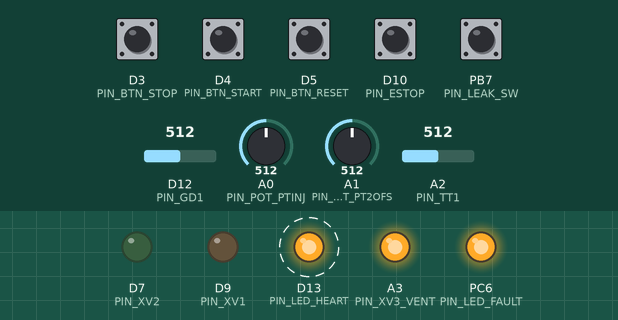
Bench run of a sketch on a simulated STM32 Nucleo. Shown: output pins drawn as LEDs (lit = HIGH). Dashed ring = blinking. Inputs (shaded band) come from the test bench; at power-on: D3 (PIN_BTN_STOP), D4 (PIN_BTN_START), D5 (PIN_BTN_RESET), D10 (PIN_ESTOP), PB7 (PIN_LEAK_SW) HIGH, A1 (PIN_POT_PT2OFS) = 512, A2 (PIN_TT1) = 512, D12 (PIN_GD1) = 512, A0 (PIN_POT_PTINJ) = 512 (analog values on the 0–1023 scale). What the sketch prints to the serial monitor is not drawn.

Above: at 3.4 s.
3.5 s: A1 (PIN_POT_PT2OFS) set to 478
5.5 s: A1 (PIN_POT_PT2OFS) set to 446
7.5 s: A2 (PIN_TT1) set to 492
9.5 s: D12 (PIN_GD1) set to 365
11.5 s: D12 (PIN_GD1) set to 348
Timing chart, 0 to 14.5 s (numbered marks = the images above; inputs shaded):
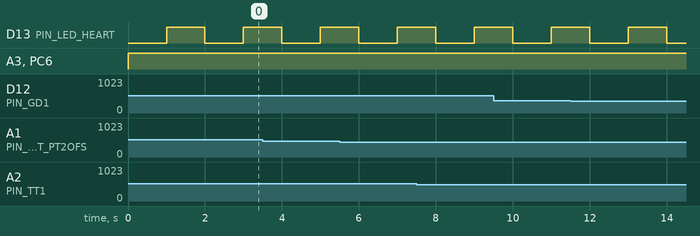

The sketch:

sketch.ino
```cpp
// ===== H2 dispenser controller - Step 4: fueling sequence on a simulated car (v2: next-car fix, command log) =====
#include "sensor_420.h"
#include "redundancy.h"
#include "rate_check.h"
#include "faults.h"
#include "safety.h"
#include "tank_model.h"
#include "fueling.h"

// ---- inputs ----
#define PIN_POT_PTINJ  PA0     // CHANGED: pressure-sensor fault injection (zones)
#define PIN_POT_PT2OFS PA1     // CHANGED: PT2 drift, centre = 0, +/-20 MPa
#define PIN_TT1        PA4     // pre-cooler outlet gas temperature (4-20 mA)
#define PIN_GD1        PA6     // gas detector (4-20 mA)
#define PIN_BTN_RESET  PB4
#define PIN_BTN_START  PB5
#define PIN_BTN_STOP   PB3     // also: in IDLE, STOP = "next car" (new empty tank)
#define PIN_ESTOP      PB6
#define PIN_LEAK_SW    PB7     // NEW: slide switch, injects a hose leak
// ---- outputs ----
#define PIN_LED_FAULT  PC6
#define PIN_XV1        PC7
#define PIN_XV2        PA8
#define PIN_XV3_VENT   PB0
#define PIN_LED_HEART  PA5

Sensor sensors[] = {
  { "PT1", "MPa",  0,   0.0f, 100.0f },   // pin 0: counts now come from the model
  { "PT2", "MPa",  0,   0.0f, 100.0f },
  { "TT1", "C",    PIN_TT1, -50.0f, 100.0f },
  { "GD1", "%LEL", PIN_GD1,   0.0f, 100.0f },
};
SensorPair pressure = { "P", &sensors[0], &sensors[1], 2.0f, 500 };
RateCheck rates[] = {
  { &sensors[0], 20.0f, 100 },
  { &sensors[1], 20.0f, 100 },
  { &sensors[2],  5.0f, 100 },
};

const float P_TRIP = 87.5f, P_CLEAR = 85.0f;
const float TANK_T_TRIP = 85.0f, TANK_T_CLEAR = 80.0f;
const float PRECOOL_MAX_C = -33.0f;          // start only with gas at or below this
const float GAS_WARN_LEL = 10.0f, GAS_ALARM_LEL = 25.0f, GAS_HYST = 2.0f;
bool opActive = false, tankTActive = false, gasWarnActive = false, gasAlarmActive = false;

Safety   safety;
Tank     tank;
Fueling  fuel;
uint32_t faults = 0, lastFaults = 0;
const uint32_t SAMPLE_MS = 10, PRINT_MS = 1000;
uint32_t lastSample = 0, lastPrint = 0;
bool lastReset = false, lastStart = false, lastStop = false;
bool leakLatched = false, noRiseLatched = false;

// ---------- E-stop interrupt (unchanged from 3b) ----------
volatile bool     estopTripped = false;
volatile uint32_t estopAtUs    = 0;
void estopISR() {
  digitalWrite(PIN_XV1, LOW); digitalWrite(PIN_XV2, LOW); digitalWrite(PIN_XV3_VENT, HIGH);
  if (!estopTripped) estopAtUs = micros();
  estopTripped = true;
}
void writeOutputs(const Valves& v) {
  noInterrupts();
  if (estopTripped) { digitalWrite(PIN_XV1, LOW); digitalWrite(PIN_XV2, LOW); digitalWrite(PIN_XV3_VENT, HIGH); }
  else { digitalWrite(PIN_XV1, v.xv1Supply); digitalWrite(PIN_XV2, v.xv2Dispense); digitalWrite(PIN_XV3_VENT, !v.xv3VentClosed); }
  interrupts();
}

// ---------- NEW: simulated pressure transmitters (model -> mA -> counts) ----------
uint16_t pressureToCounts(float mpa) {
  float ma = 4.0f + 16.0f * mpa / 100.0f;
  float c = ma * SHUNT_OHMS / 1000.0f / ADC_VREF * ADC_MAX;
  return (uint16_t)(c < 0 ? 0 : (c > 4095 ? 4095 : c));
}

uint16_t pt1Frozen = 0, pt2Frozen = 0;
void readPressureSensors() {
  int inj = analogRead(PIN_POT_PTINJ);              // fault injection zones
  float ofs = (analogRead(PIN_POT_PT2OFS) - 2048) / 2048.0f * 20.0f;
  if (ofs > -1.5f && ofs < 1.5f) ofs = 0;          // dead band around centre
  uint16_t c1 = pressureToCounts(tank.P);
  uint16_t c2 = pressureToCounts(tank.P + ofs);
  if (inj < 410)       c1 = 0;                      // zone A: PT1 cable cut
  else if (inj < 1638) { pt1Frozen = c1; pt2Frozen = c2; }   // zone B: healthy
  else if (inj < 2867) { c1 = pt1Frozen; pt2Frozen = c2; }   // zone C: PT1 stuck
  else                 { c1 = pt1Frozen; c2 = pt2Frozen; }   // zone D: BOTH stuck
  sensorUpdate(sensors[0], c1);
  sensorUpdate(sensors[1], c2);
}

bool hyst(bool& active, float value, float trip, float clear) {
  if (!active && value >= trip)  active = true;
  if (active  && value <  clear) active = false;
  return active;
}

uint32_t collectFaults() {
  uint32_t f = 0;
  if (!usable(sensors[0])) f |= FLT_PT1_WIRING;
  if (!usable(sensors[1])) f |= FLT_PT2_WIRING;
  if (!usable(sensors[2])) f |= FLT_TT1_WIRING;
  if (!usable(sensors[3])) f |= FLT_GD1_WIRING;
  if (pressure.state == PAIR_DEGRADED) f |= FLT_P_DEGRADED;
  if (pressure.state == PAIR_DISAGREE) f |= FLT_P_DISAGREE;
  if (pressure.state == PAIR_LOST || pressure.state == PAIR_INIT) f |= FLT_P_LOST;
  if (rates[0].fault) f |= FLT_PT1_RATE;
  if (rates[1].fault) f |= FLT_PT2_RATE;
  if (rates[2].fault) f |= FLT_TT1_RATE;
  if (pressure.state != PAIR_LOST && pressure.state != PAIR_INIT)
    if (hyst(opActive, pressure.value, P_TRIP, P_CLEAR)) f |= FLT_OVERPRESSURE;
  // tank temperature: on a real car it is sent by the vehicle (IR link, SAE J2799)
  if (hyst(tankTActive, tank.T - 273.15f, TANK_T_TRIP, TANK_T_CLEAR)) f |= FLT_TANK_OVERTEMP;
  if (usable(sensors[2]) && sensors[2].value > PRECOOL_MAX_C) f |= FLT_PRECOOL;
  if (usable(sensors[3])) {
    if (hyst(gasWarnActive,  sensors[3].value, GAS_WARN_LEL,  GAS_WARN_LEL  - GAS_HYST)) f |= FLT_GAS_WARN;
    if (hyst(gasAlarmActive, sensors[3].value, GAS_ALARM_LEL, GAS_ALARM_LEL - GAS_HYST)) f |= FLT_GAS_ALARM;
  }
  if (estopTripped || digitalRead(PIN_ESTOP) == HIGH) f |= FLT_ESTOP;
  if (leakLatched)   f |= FLT_LEAK;
  if (noRiseLatched) f |= FLT_NO_RISE;
  return f;
}

void logTime(uint32_t now) { Serial.print('['); Serial.print(now); Serial.print(" ms] "); }

void logFaultChanges(uint32_t now, uint32_t oldF, uint32_t newF) {
  uint32_t changed = oldF ^ newF;
  for (int b = 0; b < N_FAULT_BITS; b++) {
    if (!(changed & (1u << b))) continue;
    logTime(now);
    Serial.print((newF & (1u << b)) ? "FAULT+ " : "FAULT- ");
    Serial.print(faultName(b));
    if (newF & (1u << b)) { Serial.print("  -> "); Serial.print(actionName(faultAction(1u << b))); }
    Serial.println();
  }
}

void printReasons(uint32_t f, Action minAct) {
  for (int b = 0; b < N_FAULT_BITS; b++)
    if ((f & (1u << b)) && faultAction(1u << b) >= minAct) { Serial.print(' '); Serial.print(faultName(b)); }
  Serial.println();
}

bool pressedEdge(uint32_t pin, bool& last) {
  bool now = digitalRead(pin) == LOW;
  bool edge = now && !last;
  last = now;
  return edge;
}

void setup() {
  Serial.begin(115200);
  analogReadResolution(12);
  pinMode(PIN_BTN_RESET, INPUT_PULLUP);
  pinMode(PIN_BTN_START, INPUT_PULLUP);
  pinMode(PIN_BTN_STOP,  INPUT_PULLUP);
  pinMode(PIN_ESTOP,     INPUT_PULLUP);
  pinMode(PIN_LEAK_SW,   INPUT_PULLUP);
  pinMode(PIN_LED_FAULT, OUTPUT);
  pinMode(PIN_XV1, OUTPUT); pinMode(PIN_XV2, OUTPUT); pinMode(PIN_XV3_VENT, OUTPUT);
  pinMode(PIN_LED_HEART, OUTPUT);
  safetyInit(safety);
  tankReset(tank);
  attachInterrupt(digitalPinToInterrupt(PIN_ESTOP), estopISR, RISING);
  if (digitalRead(PIN_ESTOP) == HIGH) estopTripped = true;
  Serial.println("H2 dispenser - Step 4: fueling sequence");
}

void loop() {
  uint32_t now = millis();

  if (now - lastSample >= SAMPLE_MS) {
    lastSample += SAMPLE_MS;
    const float dt = SAMPLE_MS / 1000.0f;

    // 1. measure
    readPressureSensors();
    sensorUpdate(sensors[2], (uint16_t)analogRead(PIN_TT1));
    sensorUpdate(sensors[3], (uint16_t)analogRead(PIN_GD1));
    pairUpdate(pressure, now);
    for (int i = 0; i < 3; i++) rateUpdate(rates[i], now);

    // 2. operator
    bool start = pressedEdge(PIN_BTN_START, lastStart);
    bool stop  = pressedEdge(PIN_BTN_STOP,  lastStop);
    bool reset = pressedEdge(PIN_BTN_RESET, lastReset);
    if (stop)  { logTime(now); Serial.println("STOP pressed"); }      // NEW: log every command
    if (start) { logTime(now); Serial.println("START pressed"); }
    if (reset) {
      logTime(now); Serial.println("RESET pressed");
      pairReset(pressure);
      for (int i = 0; i < 3; i++) rateReset(rates[i]);
      if (estopTripped && digitalRead(PIN_ESTOP) == LOW) estopTripped = false;
      leakLatched = false; noRiseLatched = false;
    }
    if (stop && safety.state == DS_IDLE) {
      tankReset(tank);
      rateRearm(rates[0]); rateRearm(rates[1]);     // NEW: expected pressure jump, re-arm (not disable)
      logTime(now); Serial.println("Next car: new tank at 20 % SOC");
    }

    // 3. faults -> safety layer (fueling 'done' acts like a normal STOP)
    faults = collectFaults();
    if (faults != lastFaults) { logFaultChanges(now, lastFaults, faults); lastFaults = faults; }

    DispState before = safety.state;
    if (start && safety.state == DS_IDLE && tankSOC(tank) >= SOC_END) {
      logTime(now); Serial.println("START refused: tank already full (press STOP for next car)");
      start = false;
    }
    if (safetyUpdate(safety, faults, start, stop || fuel.done, reset, now)) {
      logTime(now); Serial.print("STATE "); Serial.print(dispStateName(before));
      Serial.print(" -> "); Serial.println(dispStateName(safety.state));
      if (safety.state == DS_FILLING) fuelStart(fuel, pressure.value, now);
      else if (before == DS_FILLING)  fuelAbort(fuel);
    }
    if (start && safety.state != DS_FILLING) {
      logTime(now); Serial.print("START refused (state "); Serial.print(dispStateName(safety.state));
      Serial.print(')');
      if ((safety.state == DS_ESD || safety.state == DS_STOPPED) && worstAction(faults) < ACT_STOP)
        Serial.println(": shutdown LATCHED -> press RESET first");
      else { Serial.print(", active:"); printReasons(faults, ACT_INHIBIT); }
    }
    if (reset && (safety.state == DS_STOPPED || safety.state == DS_ESD)) {   // regression fix (bug #13)
      logTime(now); Serial.print("RESET refused, still active:"); printReasons(faults, ACT_STOP);
    }

    // 4. fueling sequence (only while the safety layer says FILLING)
    if (safety.state == DS_FILLING) {
      if (fuelStep(fuel, pressure.value, tankSOC(tank), now, dt)) {
        logTime(now); Serial.print("FUEL -> "); Serial.println(fuelPhaseName(fuel.phase));
      }
      if (fuel.leakFault)   leakLatched = true;
      if (fuel.noRiseFault) noRiseLatched = true;
    } else {
      fuel.u = 0;
      fuel.done = false;
    }

    // 5. the simulated car reacts to OUR valve (only if the valves are really open)
    bool flowPath = digitalRead(PIN_XV1) && digitalRead(PIN_XV2);
    tankStep(tank, flowPath ? fuel.u : 0.0f, usable(sensors[2]) ? sensors[2].value : 25.0f,
             digitalRead(PIN_LEAK_SW) == LOW, dt);

    writeOutputs(safety.out);
    digitalWrite(PIN_LED_FAULT, faults != 0);
  }

  if (now - lastPrint >= PRINT_MS) {
    lastPrint += PRINT_MS;
    digitalWrite(PIN_LED_HEART, !digitalRead(PIN_LED_HEART));
    Serial.print(dispStateName(safety.state)); Serial.print('/'); Serial.print(fuelPhaseName(fuel.phase));
    Serial.print("  P=");    Serial.print(pressure.value, 1);
    Serial.print(" (tgt ");  Serial.print(fuel.pTarget, 1);
    Serial.print(") u=");    Serial.print(fuel.u, 2);
    Serial.print("  Ttank="); Serial.print(tank.T - 273.15f, 1);
    Serial.print("  SOC=");  Serial.print(tankSOC(tank) * 100.0f, 0);
    Serial.print("%  TT1="); Serial.print(sensors[2].value, 1);
    Serial.print("  GD1=");  Serial.print(sensors[3].value, 1);
    Serial.print("  f=0x");  Serial.println(faults, HEX);
  }
}
```

faults.h
```cpp
// faults.h - the FAULT REGISTER: one bit per fault, many can be active at once.
// Fixes the Step 2 flaw where one state variable could hide a second fault.
#pragma once
#include <stdint.h>

enum FaultBit : uint32_t {
  FLT_PT1_WIRING   = 1u << 0,
  FLT_PT2_WIRING   = 1u << 1,
  FLT_TT1_WIRING   = 1u << 2,
  FLT_GD1_WIRING   = 1u << 3,
  FLT_P_DEGRADED   = 1u << 4,   // only one pressure sensor left
  FLT_P_DISAGREE   = 1u << 5,
  FLT_P_LOST       = 1u << 6,   // no pressure measurement at all
  FLT_PT1_RATE     = 1u << 7,
  FLT_PT2_RATE     = 1u << 8,
  FLT_TT1_RATE     = 1u << 9,
  FLT_GAS_WARN     = 1u << 10,  // GD1 >= 10 %LEL
  FLT_GAS_ALARM    = 1u << 11,  // GD1 >= 25 %LEL
  FLT_OVERPRESSURE = 1u << 12,  // P >= 87.5 MPa
  FLT_TANK_OVERTEMP= 1u << 13,  // vehicle tank gas >= 85 C (Step 4: replaces TT1 limit)
  FLT_ESTOP        = 1u << 14,  // emergency-stop circuit open
  FLT_LEAK         = 1u << 15,  // Step 4: pressure dropped during the leak check
  FLT_NO_RISE      = 1u << 16,  // Step 4: valve open but pressure not rising
  FLT_PRECOOL      = 1u << 17,  // Step 4: gas from pre-cooler too warm to start
};
const int N_FAULT_BITS = 18;

inline const char* faultName(int bit) {
  static const char* names[N_FAULT_BITS] = {
    "PT1_WIRING", "PT2_WIRING", "TT1_WIRING", "GD1_WIRING",
    "P_DEGRADED", "P_DISAGREE", "P_LOST",
    "PT1_RATE", "PT2_RATE", "TT1_RATE",
    "GAS_WARN", "GAS_ALARM", "OVERPRESSURE", "TANK_OVERTEMP", "ESTOP",
    "LEAK", "NO_RISE", "PRECOOL" };
  return (bit >= 0 && bit < N_FAULT_BITS) ? names[bit] : "?";
}

// ---------- CAUSE & EFFECT MATRIX ----------
// What the station must DO for each fault. Higher number = more severe.
enum Action : uint8_t {
  ACT_NONE    = 0,
  ACT_WARN    = 1,   // alarm to operator, keep running
  ACT_INHIBIT = 2,   // do not START a new fill
  ACT_STOP    = 3,   // controlled stop: close valves in sequence
  ACT_ESD     = 4    // emergency shutdown: close everything now, vent the hose
};

inline Action faultAction(uint32_t bit) {
  switch (bit) {
    case FLT_GAS_WARN:     return ACT_INHIBIT;
    case FLT_P_DEGRADED:   return ACT_STOP;    // Step 2 decision: no redundancy -> stop
    case FLT_P_DISAGREE:   return ACT_STOP;
    case FLT_PT1_RATE:
    case FLT_PT2_RATE:     return ACT_STOP;
    case FLT_TT1_WIRING:
    case FLT_TT1_RATE:     return ACT_STOP;    // cannot verify gas temperature
    case FLT_PT1_WIRING:
    case FLT_PT2_WIRING:   return ACT_WARN;    // covered by P_DEGRADED / P_LOST
    case FLT_GD1_WIRING:   return ACT_ESD;     // blind gas detector = assume gas
    case FLT_P_LOST:       return ACT_ESD;
    case FLT_GAS_ALARM:    return ACT_ESD;
    case FLT_OVERPRESSURE: return ACT_ESD;
    case FLT_TANK_OVERTEMP:return ACT_STOP;
    case FLT_LEAK:         return ACT_ESD;
    case FLT_NO_RISE:      return ACT_STOP;
    case FLT_PRECOOL:      return ACT_INHIBIT;
    case FLT_ESTOP:        return ACT_ESD;
  }
  return ACT_NONE;
}

inline const char* actionName(Action a) {
  static const char* n[] = { "none", "WARN", "INHIBIT", "STOP", "ESD" };
  return n[a];
}

// The most severe action required by all active faults together.
inline Action worstAction(uint32_t faults) {
  Action worst = ACT_NONE;
  for (int b = 0; b < N_FAULT_BITS; b++)
    if (faults & (1u << b)) {
      Action a = faultAction(1u << b);
      if (a > worst) worst = a;
    }
  return worst;
}
```

fueling.h
```cpp
// fueling.h - the fueling SEQUENCE that runs while the safety layer says FILLING.
// Simplified, inspired by how real H70 protocols are structured
// (leak check -> controlled pressure ramp -> end of fill). Not SAE J2601.
#pragma once
#include <stdint.h>

enum FuelPhase { FP_IDLE, FP_LEAK_CHECK, FP_MAIN_FILL, FP_COMPLETE, FP_ABORTED };

inline const char* fuelPhaseName(FuelPhase p) {
  switch (p) {
    case FP_IDLE:       return "-";
    case FP_LEAK_CHECK: return "LEAKCHK";
    case FP_MAIN_FILL:  return "RAMP";
    case FP_COMPLETE:   return "DONE";
    case FP_ABORTED:    return "ABORT";
  }
  return "?";
}

// ---- parameters (example / demo values) ----
const uint32_t LEAK_HOLD_MS   = 3000;   // valve closed, pressure must hold
const float    LEAK_MAX_DROP  = 0.5f;   // MPa allowed drop during the hold
const float    RAMP_MPA_S     = 1.0f;   // target pressure ramp rate (demo speed)
const float    SOC_END        = 0.97f;  // normal end of fill
const float    P_END_MPA      = 84.0f;  // never ramp beyond this
const float    KP = 0.30f, KI = 0.20f;  // PI on pressure (valve opening per MPa)
const uint32_t RISE_WINDOW_MS = 5000;   // process-model check window
const float    RISE_MIN_MPA   = 0.5f;   // must rise at least this much ...
const float    RISE_MIN_U     = 0.2f;   // ... whenever the valve is this open

struct Fueling {
  FuelPhase phase;
  uint32_t  phaseSinceMs;
  float     pStart;      // pressure when the phase started
  float     pTarget;     // ramp target
  float     u;           // valve command 0..1
  float     integ;
  // process-model (no-rise) check
  uint32_t  winStartMs;
  float     winStartP;
  // results
  bool      leakFault;
  bool      noRiseFault;
  bool      done;
};

inline void fuelStart(Fueling& f, float pMeas, uint32_t now) {
  f.phase = FP_LEAK_CHECK; f.phaseSinceMs = now; f.pStart = pMeas;
  f.pTarget = pMeas; f.u = 0; f.integ = 0;
  f.leakFault = false; f.noRiseFault = false; f.done = false;
}

inline void fuelAbort(Fueling& f) {
  if (f.phase == FP_LEAK_CHECK || f.phase == FP_MAIN_FILL) f.phase = FP_ABORTED;
  f.u = 0;
}

// Returns true when the phase changed. dt in seconds.
inline bool fuelStep(Fueling& f, float pMeas, float soc, uint32_t now, float dt) {
  FuelPhase old = f.phase;
  switch (f.phase) {
    case FP_LEAK_CHECK:
      f.u = 0;                                         // hold closed
      if (f.pStart - pMeas > LEAK_MAX_DROP) { f.leakFault = true; f.phase = FP_ABORTED; }
      else if (now - f.phaseSinceMs >= LEAK_HOLD_MS) {
        f.phase = FP_MAIN_FILL; f.pTarget = pMeas;
        f.winStartMs = now; f.winStartP = pMeas;
      }
      break;

    case FP_MAIN_FILL: {
      // 1. move the target up at the ramp rate
      f.pTarget += RAMP_MPA_S * dt;
      if (f.pTarget > P_END_MPA) f.pTarget = P_END_MPA;
      // 2. PI controller: valve opening follows the pressure error
      float e = f.pTarget - pMeas;
      float uNew = KP * e + f.integ + KI * e * dt;
      if (uNew > 0.0f && uNew < 1.0f) f.integ += KI * e * dt;   // anti-windup
      f.u = uNew < 0 ? 0 : (uNew > 1 ? 1 : uNew);
      // 3. process-model check: valve open but pressure not rising?
      if (now - f.winStartMs >= RISE_WINDOW_MS) {
        if (f.u >= RISE_MIN_U && pMeas - f.winStartP < RISE_MIN_MPA) {
          f.noRiseFault = true; f.phase = FP_ABORTED; f.u = 0;
        }
        f.winStartMs = now; f.winStartP = pMeas;
      }
      // 4. end of fill
      if (soc >= SOC_END || pMeas >= P_END_MPA) { f.phase = FP_COMPLETE; f.u = 0; f.done = true; }
      break;
    }
    default:
      f.u = 0;
      break;
  }
  if (f.phase != old) f.phaseSinceMs = now;
  return f.phase != old;
}
```

Source omitted: rate_check.h (1732 bytes), redundancy.h (2739 bytes), safety.h (3054 bytes), sensor_420.h (2308 bytes), tank_model.h (1968 bytes)
